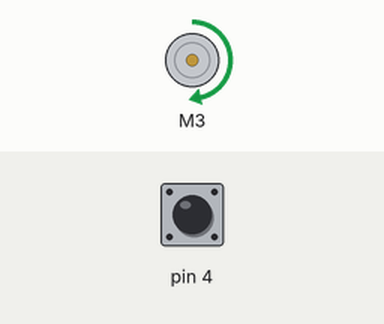
Recording of a sketch running on a simulated Arduino Uno, built with avr-gcc and run on an emulated ATmega328P. On the bench: DC motor (green arrow = forward, orange = backward, longer = faster). The inputs (shaded band) are chosen by the test bench; at power-on: pin 4 LOW. What the sketch prints to the serial monitor is not drawn.

Above: at 1.2 s.
1.3 s: pin 4 driven HIGH
3.0 s: pin 4 driven LOW
4.8 s: pin 4 pulsed HIGH 2 times (0.12 s each, 0.3 s apart)
6.9 s: pin 4 pulsed HIGH 5 times (0.12 s each, 0.3 s apart)
Timing chart, 0 to 9.9 s (numbered marks = the images above; inputs shaded):
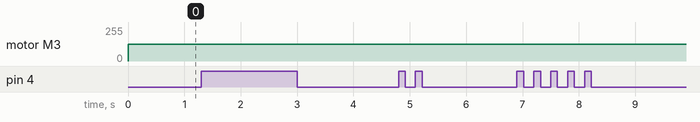

Measured:
- after the input at 1.3 s, every drawn part: stays the same
- after the input at 3.0 s, every drawn part: stays the same
- after the input at 4.8 s, every drawn part: stays the same
- after the input at 6.9 s, every drawn part: stays the same

The sketch:

EncoderData2Matlab.ino
```cpp
//Sends encoder data to matlab

#include <Adafruit_MotorShield.h>
#include <Wire.h>
#include "utility/Adafruit_PWMServoDriver.h"

Adafruit_MotorShield AFMS = Adafruit_MotorShield();
Adafruit_DCMotor *myMotor = AFMS.getMotor(3);

unsigned long clck;
word  prevclck = 0;
byte  mSec = 2;
int val;

void setup() {
  Serial.begin(9600);
  AFMS.begin();
  myMotor->run(FORWARD);
  myMotor->run(RELEASE);
  pinMode(3,INPUT);

  myMotor->setSpeed(125);
  myMotor->run(FORWARD);

  //Serial.write(Sec);
}

void loop() {

  clck = millis();//Current clock count in millisec

  if (clck - prevclck >= 100)//After 1/10 sec
  {
    prevclck = clck;
    Serial.write(mSec);//Write current time(milliSec) to serial port
    mSec++ ;//Count secs

  }

  val = digitalRead(4);
  Serial.write(val);//Use fread(arduiino obj) in matlab

}
```
